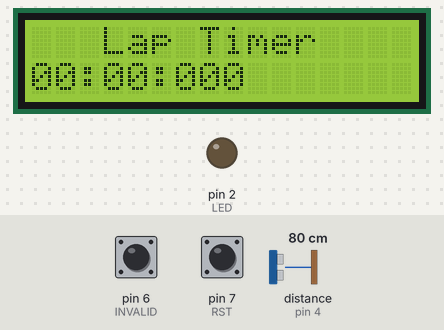
A sketch run on a simulated Arduino Uno, built with avr-gcc and run on an emulated ATmega328P. Shown: 16×2 character LCD, output pins drawn as LEDs (lit = HIGH). The inputs (shaded band) are chosen by the test bench; at power-on: distance to the obstacle (sensor on pin 4) 80 cm, pin 6 (INVALID) HIGH, pin 7 (RST) HIGH. The echo pulse lasts 58.3 µs per cm; what the sketch prints to the serial monitor is not drawn.

Above: at 1.2 s.
1.3 s: distance to the obstacle (sensor on pin 4) set to 21 cm
2.8 s: distance to the obstacle (sensor on pin 4) set to 18 cm
At 2.96 s:
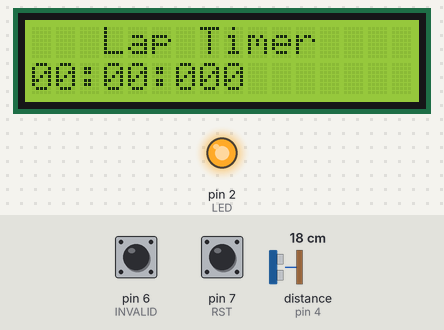
5.2 s: pin 6 (INVALID) pulled LOW for 0.15 s
At 5.8 s:
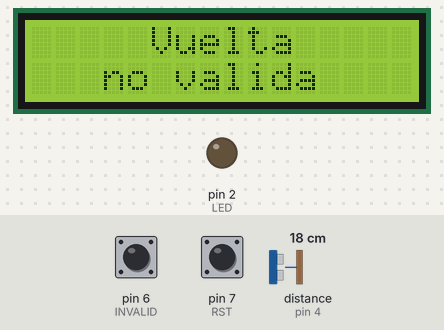
Timing chart, 0 to 8.2 s (numbered marks = the images above; inputs shaded):
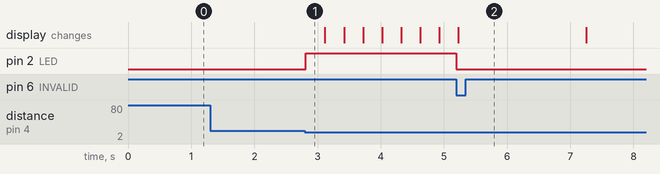

The sketch:

Lap_TimerV2.ino
```cpp
#include <LiquidCrystal_I2C.h>
#include <Wire.h>
#include <Ultrasonic.h>
Ultrasonic ultrasonic(3, 4);  // Trig --> 3 || Echo --> 4
int distancia;
LiquidCrystal_I2C lcd(0x27, 16,2);
int m = 0;
int s = 0;
int cs = 0;

#define INVALID 6
#define RST 7
#define LED 2

bool rst = 0;
bool ant_rst = 0;
bool actuador = 0;
bool ant_actuador = 0;
bool invalid = 0;
bool ant_invalid = 0;


long now = millis();
long ant = 0;
long ant_start = 0;
long ant_ultra = 0;
long ant_not = 0;

//Switch
#define ESPERA 0
#define CORRIENDO 1
#define PARADO 2
#define RESET 3
#define NOT 4
int estado = 0;

//#define noSERIAL


void setup() {
  Serial.begin(115200);
  #ifdef SERIAL
    Serial.begin(115200);
    Serial.println("\nBienvenido al Lap Timer");
    Serial.println("Pulsa Start/Stop Para iniciar y Reset para reiniciar ☻");
  #endif
  lcd.begin();
  pinMode(INVALID, INPUT_PULLUP);
  pinMode(RST, INPUT_PULLUP);
  pinMode(LED, OUTPUT);
  //pinMode(D0, OUTPUT);
  //digitalWrite(D0, LOW);
  estado = RESET;
  lcd.home();
  lcd.print("   Lap Timer");
}

void loop() {
    rst = !digitalRead(RST);
    invalid = !digitalRead(INVALID);
    now = millis();
    if((now-ant_ultra)>15){
        ant_ultra = now;
        distancia = ultrasonic.read();
        #ifdef SERIAL
            Serial.print(distancia);Serial.println("cm");
        #endif
    }


    if(distancia < 20){
        actuador = HIGH;
    }else{
        actuador = LOW;
    }

    switch(estado){
      case ESPERA:
          if((actuador == HIGH)&&(ant_actuador == LOW)){
              estado = CORRIENDO;
              ant_start = now;
              digitalWrite(LED, HIGH);
          }
          ant_actuador = actuador;
          break;
      case CORRIENDO:
          if((now-ant_start)>2000){
              if((actuador == HIGH)&&(ant_actuador == LOW)){
                  estado = PARADO;
                  digitalWrite(LED, LOW);
              }
              ant_actuador = actuador;
          }
          if((invalid == HIGH)&&(ant_invalid == LOW)){
                  estado = NOT;
                  digitalWrite(LED, LOW);
              }
              ant_invalid = invalid;
          ant_actuador = actuador;
          contador();
          break;
      case PARADO:
          if((rst == HIGH)&&(ant_rst == LOW)){
              estado = RESET;
          }
          ant_rst = rst;
          break;
      case RESET:
          m = 0;
          s = 0;
          cs = 0;
          LCD_clear();
          #ifdef SERIAL
            Serial.println("00:00:000");
          #endif
          estado = ESPERA;
          break;
      case NOT:
          LCD_NOT();
          delay(2000);
          estado = RESET;
          break;
    }

}


void contador(){
  if((now-ant)>=10){
      ant=now;
      cs++;
      LCD_cen();
      if(cs >= 100){
          cs = 0;
          s++;
          LCD_seg();
      }
      if(s >= 60){
          s = 0;
          m++;
          LCD_min();
      }
      #ifdef SERIAL
        Serial.print(m);Serial.print(":");Serial.print(s);Serial.print(":");Serial.println(cs);
      #endif
  }
}

void LCD_min(){
    lcd.setCursor(0,1);
    if(m < 10){
      lcd.print("0");
    }
    lcd.print(m);
    lcd.print(":");
}
void LCD_seg(){
    lcd.setCursor(3,1);
    if(s < 10){
      lcd.print("0");
    }
    lcd.print(s);
    lcd.print(":");
}
void LCD_cen(){
    lcd.setCursor(6,1);
    lcd.print(cs);
}
void LCD_NOT(){
    lcd.clear();
    lcd.home();
    lcd.print("     Vuelta");
    lcd.setCursor(0,1);
    lcd.print("   no valida");
}
void LCD_clear(){
    lcd.clear();
    lcd.home();
    lcd.print("   Lap Timer");
    lcd.setCursor(0,1);
    lcd.print("00:00:000");
}
```

Measured:
- the behaviour switches between 20 and 19 cm on distance to the obstacle (sensor on pin 4) (found by bisection; images 0 and 1)
- after the input at 1.3 s, every drawn part: stays the same
- after the input at 2.8 s, pin 2 (LED): LOW → HIGH at once
- after the input at 5.2 s, pin 2 (LED): HIGH → LOW at once; the display: changes at once (image 2)
